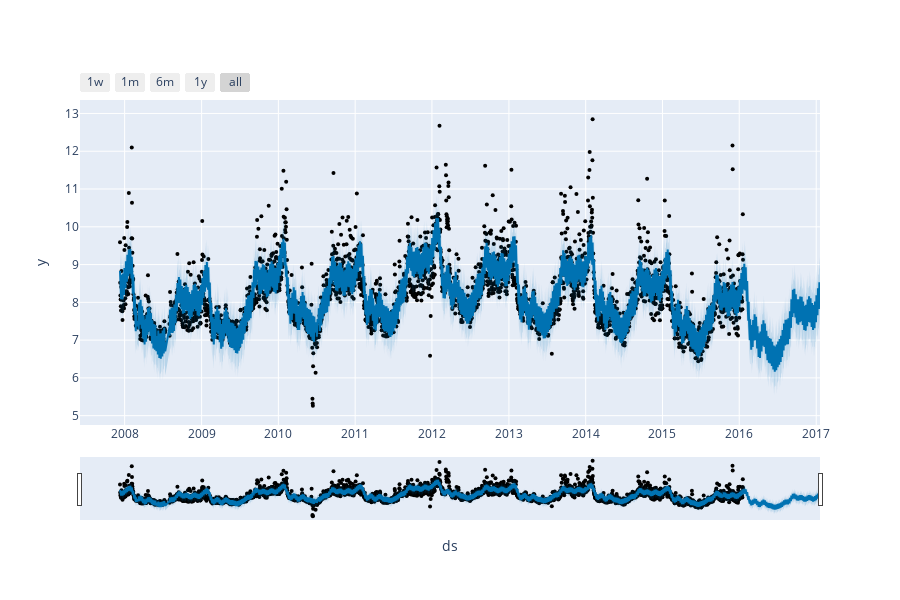

Source (notebook cell):
### Code cell
from prophet.plot import plot_plotly, plot_components_plotly

plot_plotly(m, forecast)

### Figure 1 — Plotly figure (JSON) as saved in the notebook; plotly's stock layout.template omitted (floating-point values rounded to 4 significant figures; data arrays with more than 128 entries replaced by an {"elided": "..."} marker saying what was removed)
{"data": [{"marker": {"color": "black", "size": 4}, "mode": "markers", "name": "Actual", "type": "scatter", "x": {"elided": "2905 str values"}, "y": {"elided": "2905 float values"}}, {"hoverinfo": "skip", "line": {"width": 0}, "mode": "lines", "type": "scatter", "x": {"elided": "3270 str values"}, "y": {"elided": "3270 float values"}}, {"fill": "tonexty", "fillcolor": "rgba(0, 114, 178, 0.2)", "line": {"color": "#0072B2", "width": 2}, "mode": "lines", "name": "Predicted", "type": "scatter", "x": {"elided": "3270 str values"}, "y": {"elided": "3270 float values"}}, {"fill": "tonexty", "fillcolor": "rgba(0, 114, 178, 0.2)", "hoverinfo": "skip", "line": {"width": 0}, "mode": "lines", "type": "scatter", "x": {"elided": "3270 str values"}, "y": {"elided": "3270 float values"}}], "layout": {"height": 600, "showlegend": false, "width": 900, "xaxis": {"rangeselector": {"buttons": [{"count": 7, "label": "1w", "step": "day", "stepmode": "backward"}, {"count": 1, "label": "1m", "step": "month", "stepmode": "backward"}, {"count": 6, "label": "6m", "step": "month", "stepmode": "backward"}, {"count": 1, "label": "1y", "step": "year", "stepmode": "backward"}, {"step": "all"}]}, "rangeslider": {"visible": true}, "title": {"text": "ds"}, "type": "date"}, "yaxis": {"title": {"text": "y"}}}}
